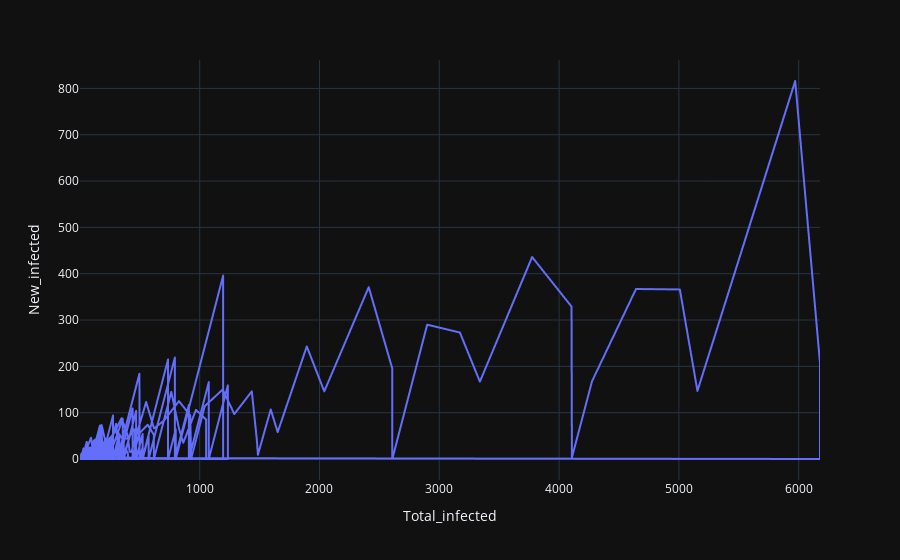

Notebook source saved alongside this figure:
### Code cell
import plotly.express as px
src=px.line(file_1,y="New_infected",x="Total_infected")
src.show()

### Figure 1 — Plotly figure (JSON) as saved in the notebook; plotly's stock layout.template omitted (floating-point values rounded to 4 significant figures; data arrays with more than 128 entries replaced by an {"elided": "..."} marker saying what was removed)
{"data": [{"hovertemplate": "Total_infected=%{x}<br>New_infected=%{y}<extra></extra>", "legendgroup": "", "line": {"color": "#636efa", "dash": "solid"}, "marker": {"symbol": "circle"}, "mode": "lines", "name": "", "showlegend": false, "x": {"elided": "1754 int values"}, "xaxis": "x", "y": {"elided": "1754 int values"}, "yaxis": "y", "type": "scattergl"}], "layout": {"xaxis": {"anchor": "y", "domain": [0.0, 1.0], "title": {"text": "Total_infected"}}, "yaxis": {"anchor": "x", "domain": [0.0, 1.0], "title": {"text": "New_infected"}}, "legend": {"tracegroupgap": 0}, "margin": {"t": 60}}}
